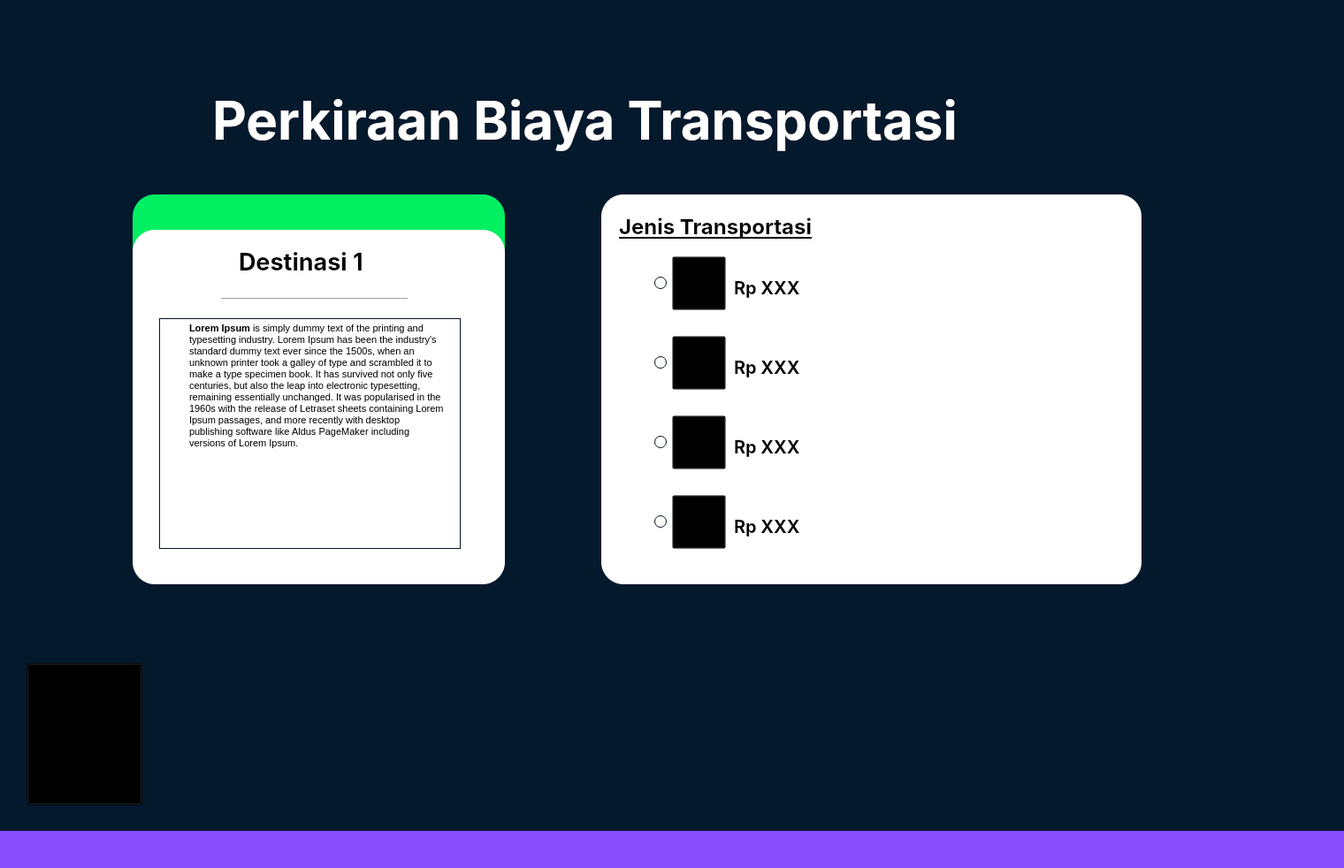
<?xml version="1.0" encoding="UTF-8"?>
<ui version="4.0">
 <class>pilihDaerah</class>
 <widget class="QDialog" name="pilihDaerah">
  <property name="geometry">
   <rect>
    <x>0</x>
    <y>0</y>
    <width>1520</width>
    <height>982</height>
   </rect>
  </property>
  <property name="palette">
   <palette>
    <active>
     <colorrole role="Base">
      <brush brushstyle="SolidPattern">
       <color alpha="255">
        <red>255</red>
        <green>255</green>
        <blue>255</blue>
       </color>
      </brush>
     </colorrole>
     <colorrole role="Window">
      <brush brushstyle="SolidPattern">
       <color alpha="255">
        <red>5</red>
        <green>25</green>
        <blue>45</blue>
       </color>
      </brush>
     </colorrole>
    </active>
    <inactive>
     <colorrole role="Base">
      <brush brushstyle="SolidPattern">
       <color alpha="255">
        <red>255</red>
        <green>255</green>
        <blue>255</blue>
       </color>
      </brush>
     </colorrole>
     <colorrole role="Window">
      <brush brushstyle="SolidPattern">
       <color alpha="255">
        <red>5</red>
        <green>25</green>
        <blue>45</blue>
       </color>
      </brush>
     </colorrole>
    </inactive>
    <disabled>
     <colorrole role="Base">
      <brush brushstyle="SolidPattern">
       <color alpha="255">
        <red>5</red>
        <green>25</green>
        <blue>45</blue>
       </color>
      </brush>
     </colorrole>
     <colorrole role="Window">
      <brush brushstyle="SolidPattern">
       <color alpha="255">
        <red>5</red>
        <green>25</green>
        <blue>45</blue>
       </color>
      </brush>
     </colorrole>
    </disabled>
   </palette>
  </property>
  <property name="windowTitle">
   <string>Dialog</string>
  </property>
  <property name="autoFillBackground">
   <bool>false</bool>
  </property>
  <widget class="QLabel" name="label">
   <property name="geometry">
    <rect>
     <x>-140</x>
     <y>940</y>
     <width>1700</width>
     <height>100</height>
    </rect>
   </property>
   <property name="palette">
    <palette>
     <active>
      <colorrole role="Button">
       <brush brushstyle="SolidPattern">
        <color alpha="255">
         <red>136</red>
         <green>76</green>
         <blue>253</blue>
        </color>
       </brush>
      </colorrole>
      <colorrole role="Base">
       <brush brushstyle="SolidPattern">
        <color alpha="255">
         <red>136</red>
         <green>76</green>
         <blue>253</blue>
        </color>
       </brush>
      </colorrole>
      <colorrole role="Window">
       <brush brushstyle="SolidPattern">
        <color alpha="255">
         <red>136</red>
         <green>76</green>
         <blue>253</blue>
        </color>
       </brush>
      </colorrole>
     </active>
     <inactive>
      <colorrole role="Button">
       <brush brushstyle="SolidPattern">
        <color alpha="255">
         <red>136</red>
         <green>76</green>
         <blue>253</blue>
        </color>
       </brush>
      </colorrole>
      <colorrole role="Base">
       <brush brushstyle="SolidPattern">
        <color alpha="255">
         <red>136</red>
         <green>76</green>
         <blue>253</blue>
        </color>
       </brush>
      </colorrole>
      <colorrole role="Window">
       <brush brushstyle="SolidPattern">
        <color alpha="255">
         <red>136</red>
         <green>76</green>
         <blue>253</blue>
        </color>
       </brush>
      </colorrole>
     </inactive>
     <disabled>
      <colorrole role="Button">
       <brush brushstyle="SolidPattern">
        <color alpha="255">
         <red>136</red>
         <green>76</green>
         <blue>253</blue>
        </color>
       </brush>
      </colorrole>
      <colorrole role="Base">
       <brush brushstyle="SolidPattern">
        <color alpha="255">
         <red>136</red>
         <green>76</green>
         <blue>253</blue>
        </color>
       </brush>
      </colorrole>
      <colorrole role="Window">
       <brush brushstyle="SolidPattern">
        <color alpha="255">
         <red>136</red>
         <green>76</green>
         <blue>253</blue>
        </color>
       </brush>
      </colorrole>
     </disabled>
    </palette>
   </property>
   <property name="styleSheet">
    <string notr="true">background-color: rgb(136,76,253);</string>
   </property>
   <property name="text">
    <string/>
   </property>
  </widget>
  <widget class="QLabel" name="label_2">
   <property name="geometry">
    <rect>
     <x>70</x>
     <y>60</y>
     <width>141</width>
     <height>141</height>
    </rect>
   </property>
   <property name="styleSheet">
    <string notr="true">background-image:url(:/img/logo/logo.png);
background-repeat: none;</string>
   </property>
   <property name="text">
    <string/>
   </property>
  </widget>
  <widget class="QLabel" name="label_3">
   <property name="geometry">
    <rect>
     <x>240</x>
     <y>70</y>
     <width>1171</width>
     <height>131</height>
    </rect>
   </property>
   <property name="font">
    <font>
     <family>Inter</family>
     <pointsize>45</pointsize>
     <weight>75</weight>
     <bold>true</bold>
    </font>
   </property>
   <property name="styleSheet">
    <string notr="true">color: white
</string>
   </property>
   <property name="text">
    <string>Perkiraan Biaya Transportasi</string>
   </property>
  </widget>
  <widget class="QToolButton" name="toolButton">
   <property name="geometry">
    <rect>
     <x>30</x>
     <y>750</y>
     <width>131</width>
     <height>161</height>
    </rect>
   </property>
   <property name="styleSheet">
    <string notr="true">background-image:url(:/img/pilihDaerah/back.png);
background-repeat : none;
background-color : transparent;</string>
   </property>
   <property name="text">
    <string/>
   </property>
  </widget>
  <widget class="QLabel" name="label_4">
   <property name="geometry">
    <rect>
     <x>150</x>
     <y>220</y>
     <width>421</width>
     <height>101</height>
    </rect>
   </property>
   <property name="palette">
    <palette>
     <active>
      <colorrole role="Button">
       <brush brushstyle="SolidPattern">
        <color alpha="255">
         <red>3</red>
         <green>239</green>
         <blue>98</blue>
        </color>
       </brush>
      </colorrole>
      <colorrole role="Base">
       <brush brushstyle="SolidPattern">
        <color alpha="255">
         <red>3</red>
         <green>239</green>
         <blue>98</blue>
        </color>
       </brush>
      </colorrole>
      <colorrole role="Window">
       <brush brushstyle="SolidPattern">
        <color alpha="255">
         <red>3</red>
         <green>239</green>
         <blue>98</blue>
        </color>
       </brush>
      </colorrole>
     </active>
     <inactive>
      <colorrole role="Button">
       <brush brushstyle="SolidPattern">
        <color alpha="255">
         <red>3</red>
         <green>239</green>
         <blue>98</blue>
        </color>
       </brush>
      </colorrole>
      <colorrole role="Base">
       <brush brushstyle="SolidPattern">
        <color alpha="255">
         <red>3</red>
         <green>239</green>
         <blue>98</blue>
        </color>
       </brush>
      </colorrole>
      <colorrole role="Window">
       <brush brushstyle="SolidPattern">
        <color alpha="255">
         <red>3</red>
         <green>239</green>
         <blue>98</blue>
        </color>
       </brush>
      </colorrole>
     </inactive>
     <disabled>
      <colorrole role="Button">
       <brush brushstyle="SolidPattern">
        <color alpha="255">
         <red>3</red>
         <green>239</green>
         <blue>98</blue>
        </color>
       </brush>
      </colorrole>
      <colorrole role="Base">
       <brush brushstyle="SolidPattern">
        <color alpha="255">
         <red>3</red>
         <green>239</green>
         <blue>98</blue>
        </color>
       </brush>
      </colorrole>
      <colorrole role="Window">
       <brush brushstyle="SolidPattern">
        <color alpha="255">
         <red>3</red>
         <green>239</green>
         <blue>98</blue>
        </color>
       </brush>
      </colorrole>
     </disabled>
    </palette>
   </property>
   <property name="styleSheet">
    <string notr="true">background-color: rgb(3, 239, 98);
border-radius : 25%;</string>
   </property>
   <property name="text">
    <string/>
   </property>
  </widget>
  <widget class="QLabel" name="label_5">
   <property name="geometry">
    <rect>
     <x>150</x>
     <y>260</y>
     <width>421</width>
     <height>401</height>
    </rect>
   </property>
   <property name="palette">
    <palette>
     <active>
      <colorrole role="Button">
       <brush brushstyle="SolidPattern">
        <color alpha="255">
         <red>255</red>
         <green>255</green>
         <blue>255</blue>
        </color>
       </brush>
      </colorrole>
      <colorrole role="Base">
       <brush brushstyle="SolidPattern">
        <color alpha="255">
         <red>255</red>
         <green>255</green>
         <blue>255</blue>
        </color>
       </brush>
      </colorrole>
      <colorrole role="Window">
       <brush brushstyle="SolidPattern">
        <color alpha="255">
         <red>255</red>
         <green>255</green>
         <blue>255</blue>
        </color>
       </brush>
      </colorrole>
     </active>
     <inactive>
      <colorrole role="Button">
       <brush brushstyle="SolidPattern">
        <color alpha="255">
         <red>255</red>
         <green>255</green>
         <blue>255</blue>
        </color>
       </brush>
      </colorrole>
      <colorrole role="Base">
       <brush brushstyle="SolidPattern">
        <color alpha="255">
         <red>255</red>
         <green>255</green>
         <blue>255</blue>
        </color>
       </brush>
      </colorrole>
      <colorrole role="Window">
       <brush brushstyle="SolidPattern">
        <color alpha="255">
         <red>255</red>
         <green>255</green>
         <blue>255</blue>
        </color>
       </brush>
      </colorrole>
     </inactive>
     <disabled>
      <colorrole role="Button">
       <brush brushstyle="SolidPattern">
        <color alpha="255">
         <red>255</red>
         <green>255</green>
         <blue>255</blue>
        </color>
       </brush>
      </colorrole>
      <colorrole role="Base">
       <brush brushstyle="SolidPattern">
        <color alpha="255">
         <red>255</red>
         <green>255</green>
         <blue>255</blue>
        </color>
       </brush>
      </colorrole>
      <colorrole role="Window">
       <brush brushstyle="SolidPattern">
        <color alpha="255">
         <red>255</red>
         <green>255</green>
         <blue>255</blue>
        </color>
       </brush>
      </colorrole>
     </disabled>
    </palette>
   </property>
   <property name="styleSheet">
    <string notr="true">background-color: rgb(255,255, 255);
border-radius : 25%;</string>
   </property>
   <property name="text">
    <string/>
   </property>
  </widget>
  <widget class="QLabel" name="label_6">
   <property name="geometry">
    <rect>
     <x>270</x>
     <y>270</y>
     <width>191</width>
     <height>51</height>
    </rect>
   </property>
   <property name="font">
    <font>
     <family>Inter</family>
     <pointsize>20</pointsize>
     <weight>75</weight>
     <bold>true</bold>
    </font>
   </property>
   <property name="text">
    <string>Destinasi 1</string>
   </property>
  </widget>
  <widget class="QLabel" name="label_7">
   <property name="geometry">
    <rect>
     <x>680</x>
     <y>220</y>
     <width>611</width>
     <height>441</height>
    </rect>
   </property>
   <property name="palette">
    <palette>
     <active>
      <colorrole role="Button">
       <brush brushstyle="SolidPattern">
        <color alpha="255">
         <red>255</red>
         <green>255</green>
         <blue>255</blue>
        </color>
       </brush>
      </colorrole>
      <colorrole role="Base">
       <brush brushstyle="SolidPattern">
        <color alpha="255">
         <red>255</red>
         <green>255</green>
         <blue>255</blue>
        </color>
       </brush>
      </colorrole>
      <colorrole role="Window">
       <brush brushstyle="SolidPattern">
        <color alpha="255">
         <red>255</red>
         <green>255</green>
         <blue>255</blue>
        </color>
       </brush>
      </colorrole>
     </active>
     <inactive>
      <colorrole role="Button">
       <brush brushstyle="SolidPattern">
        <color alpha="255">
         <red>255</red>
         <green>255</green>
         <blue>255</blue>
        </color>
       </brush>
      </colorrole>
      <colorrole role="Base">
       <brush brushstyle="SolidPattern">
        <color alpha="255">
         <red>255</red>
         <green>255</green>
         <blue>255</blue>
        </color>
       </brush>
      </colorrole>
      <colorrole role="Window">
       <brush brushstyle="SolidPattern">
        <color alpha="255">
         <red>255</red>
         <green>255</green>
         <blue>255</blue>
        </color>
       </brush>
      </colorrole>
     </inactive>
     <disabled>
      <colorrole role="Button">
       <brush brushstyle="SolidPattern">
        <color alpha="255">
         <red>255</red>
         <green>255</green>
         <blue>255</blue>
        </color>
       </brush>
      </colorrole>
      <colorrole role="Base">
       <brush brushstyle="SolidPattern">
        <color alpha="255">
         <red>255</red>
         <green>255</green>
         <blue>255</blue>
        </color>
       </brush>
      </colorrole>
      <colorrole role="Window">
       <brush brushstyle="SolidPattern">
        <color alpha="255">
         <red>255</red>
         <green>255</green>
         <blue>255</blue>
        </color>
       </brush>
      </colorrole>
     </disabled>
    </palette>
   </property>
   <property name="styleSheet">
    <string notr="true">background-color: rgb(255,255, 255);
border-radius : 25%;</string>
   </property>
   <property name="text">
    <string/>
   </property>
  </widget>
  <widget class="QLabel" name="label_9">
   <property name="geometry">
    <rect>
     <x>700</x>
     <y>230</y>
     <width>341</width>
     <height>51</height>
    </rect>
   </property>
   <property name="font">
    <font>
     <family>Inter</family>
     <pointsize>18</pointsize>
     <weight>75</weight>
     <bold>true</bold>
     <underline>true</underline>
    </font>
   </property>
   <property name="text">
    <string>Jenis Transportasi</string>
   </property>
  </widget>
  <widget class="QToolButton" name="toolButton_2">
   <property name="geometry">
    <rect>
     <x>760</x>
     <y>290</y>
     <width>61</width>
     <height>61</height>
    </rect>
   </property>
   <property name="styleSheet">
    <string notr="true">background-image:url(:/img/biayaTransport/Train.png);
background-repeat : none;
background-color : transparent;</string>
   </property>
   <property name="text">
    <string/>
   </property>
  </widget>
  <widget class="QToolButton" name="toolButton_3">
   <property name="geometry">
    <rect>
     <x>760</x>
     <y>380</y>
     <width>61</width>
     <height>61</height>
    </rect>
   </property>
   <property name="styleSheet">
    <string notr="true">background-image:url(:/img/biayaTransport/Plane.png);
background-repeat : none;
background-color : transparent;</string>
   </property>
   <property name="text">
    <string/>
   </property>
  </widget>
  <widget class="QToolButton" name="toolButton_4">
   <property name="geometry">
    <rect>
     <x>760</x>
     <y>470</y>
     <width>61</width>
     <height>61</height>
    </rect>
   </property>
   <property name="styleSheet">
    <string notr="true">background-image:url(:/img/biayaTransport/Bus.png);
background-repeat : none;
background-color : transparent;</string>
   </property>
   <property name="text">
    <string/>
   </property>
  </widget>
  <widget class="QToolButton" name="toolButton_5">
   <property name="geometry">
    <rect>
     <x>760</x>
     <y>560</y>
     <width>61</width>
     <height>61</height>
    </rect>
   </property>
   <property name="styleSheet">
    <string notr="true">background-image: url(:/img/biayaTransport/People in Car.png);
background-repeat : none;
background-color : transparent;</string>
   </property>
   <property name="text">
    <string/>
   </property>
  </widget>
  <widget class="QRadioButton" name="radioButton">
   <property name="geometry">
    <rect>
     <x>740</x>
     <y>310</y>
     <width>21</width>
     <height>21</height>
    </rect>
   </property>
   <property name="text">
    <string/>
   </property>
  </widget>
  <widget class="QRadioButton" name="radioButton_2">
   <property name="geometry">
    <rect>
     <x>740</x>
     <y>400</y>
     <width>21</width>
     <height>21</height>
    </rect>
   </property>
   <property name="text">
    <string/>
   </property>
  </widget>
  <widget class="QRadioButton" name="radioButton_3">
   <property name="geometry">
    <rect>
     <x>740</x>
     <y>490</y>
     <width>21</width>
     <height>21</height>
    </rect>
   </property>
   <property name="text">
    <string/>
   </property>
  </widget>
  <widget class="QRadioButton" name="radioButton_4">
   <property name="geometry">
    <rect>
     <x>740</x>
     <y>580</y>
     <width>21</width>
     <height>21</height>
    </rect>
   </property>
   <property name="text">
    <string/>
   </property>
  </widget>
  <widget class="QLabel" name="label_8">
   <property name="geometry">
    <rect>
     <x>830</x>
     <y>300</y>
     <width>141</width>
     <height>51</height>
    </rect>
   </property>
   <property name="font">
    <font>
     <family>Inter</family>
     <pointsize>15</pointsize>
     <weight>75</weight>
     <bold>true</bold>
    </font>
   </property>
   <property name="text">
    <string>Rp XXX</string>
   </property>
  </widget>
  <widget class="QLabel" name="label_10">
   <property name="geometry">
    <rect>
     <x>830</x>
     <y>390</y>
     <width>141</width>
     <height>51</height>
    </rect>
   </property>
   <property name="font">
    <font>
     <family>Inter</family>
     <pointsize>15</pointsize>
     <weight>75</weight>
     <bold>true</bold>
    </font>
   </property>
   <property name="text">
    <string>Rp XXX</string>
   </property>
  </widget>
  <widget class="QLabel" name="label_11">
   <property name="geometry">
    <rect>
     <x>830</x>
     <y>480</y>
     <width>141</width>
     <height>51</height>
    </rect>
   </property>
   <property name="font">
    <font>
     <family>Inter</family>
     <pointsize>15</pointsize>
     <weight>75</weight>
     <bold>true</bold>
    </font>
   </property>
   <property name="text">
    <string>Rp XXX</string>
   </property>
  </widget>
  <widget class="QLabel" name="label_12">
   <property name="geometry">
    <rect>
     <x>830</x>
     <y>570</y>
     <width>141</width>
     <height>51</height>
    </rect>
   </property>
   <property name="font">
    <font>
     <family>Inter</family>
     <pointsize>15</pointsize>
     <weight>75</weight>
     <bold>true</bold>
    </font>
   </property>
   <property name="text">
    <string>Rp XXX</string>
   </property>
  </widget>
  <widget class="Line" name="line">
   <property name="geometry">
    <rect>
     <x>250</x>
     <y>330</y>
     <width>211</width>
     <height>16</height>
    </rect>
   </property>
   <property name="orientation">
    <enum>Qt::Horizontal</enum>
   </property>
  </widget>
  <widget class="QTextBrowser" name="textBrowser">
   <property name="geometry">
    <rect>
     <x>180</x>
     <y>360</y>
     <width>341</width>
     <height>261</height>
    </rect>
   </property>
   <property name="html">
    <string>&lt;!DOCTYPE HTML PUBLIC &quot;-//W3C//DTD HTML 4.0//EN&quot; &quot;http://www.w3.org/TR/REC-html40/strict.dtd&quot;&gt;
&lt;html&gt;&lt;head&gt;&lt;meta name=&quot;qrichtext&quot; content=&quot;1&quot; /&gt;&lt;style type=&quot;text/css&quot;&gt;
p, li { white-space: pre-wrap; }
&lt;/style&gt;&lt;/head&gt;&lt;body style=&quot; font-family:'MS Shell Dlg 2'; font-size:7.8pt; font-weight:400; font-style:normal;&quot;&gt;
&lt;p style=&quot; margin-top:0px; margin-bottom:15px; margin-left:29px; margin-right:14px; -qt-block-indent:0; text-indent:0px; background-color:#ffffff;&quot;&gt;&lt;span style=&quot; font-family:'Open Sans,Arial,sans-serif'; font-size:8pt; font-weight:600; color:#000000;&quot;&gt;Lorem Ipsum&lt;/span&gt;&lt;span style=&quot; font-family:'Open Sans,Arial,sans-serif'; font-size:8pt; color:#000000;&quot;&gt; is simply dummy text of the printing and typesetting industry. Lorem Ipsum has been the industry's standard dummy text ever since the 1500s, when an unknown printer took a galley of type and scrambled it to make a type specimen book. It has survived not only five centuries, but also the leap into electronic typesetting, remaining essentially unchanged. It was popularised in the 1960s with the release of Letraset sheets containing Lorem Ipsum passages, and more recently with desktop publishing software like Aldus PageMaker including versions of Lorem Ipsum.&lt;/span&gt;&lt;/p&gt;&lt;/body&gt;&lt;/html&gt;</string>
   </property>
  </widget>
 </widget>
 <resources>
  <include location="image.qrc"/>
 </resources>
 <connections/>
</ui>
